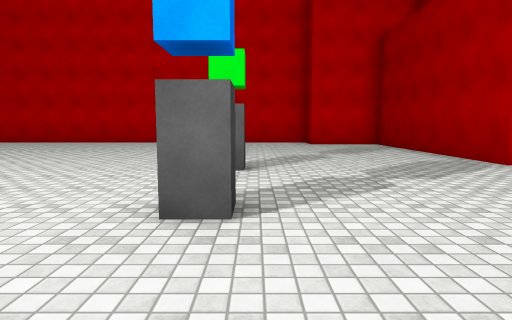
view 1 (above)

23 first-person views from a walk through a scene from a Unity 3-D project. The camera is 1.3 m above the floor, tilts 6° down and sees 75° across. The floor is counted in squares, 2 m on a side. Each view is taken from the middle of a square. On the plan, view 1 faces up. The plan holds only what a view shows up to about 10 squares ahead; the rest is blank. The place goes on beyond the plan. The player is left out. Surface patterns are stand-ins for the level's own textures.

view 2
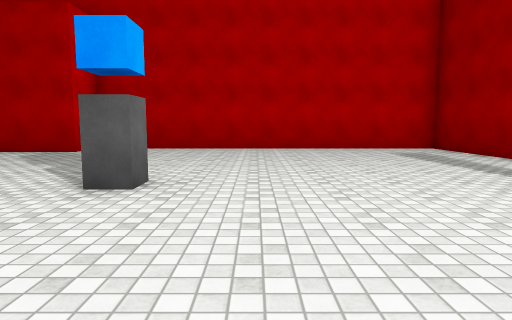

view 3
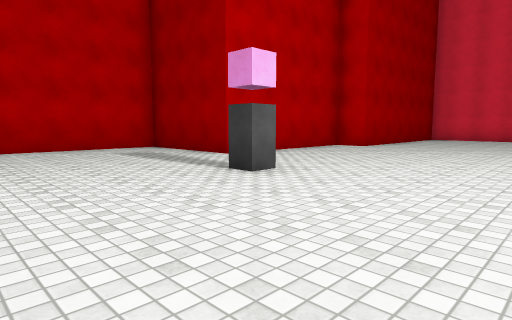

view 4
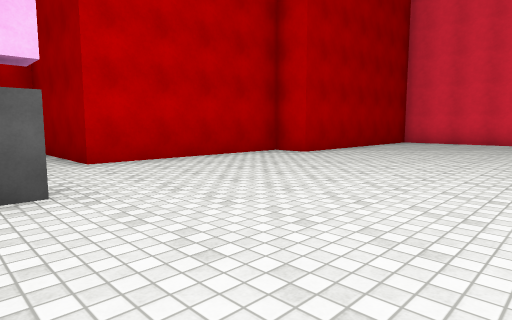

view 5
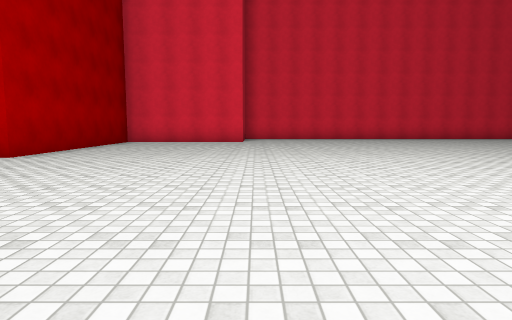

view 6
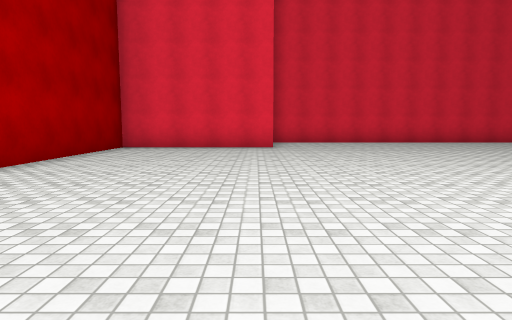

view 7
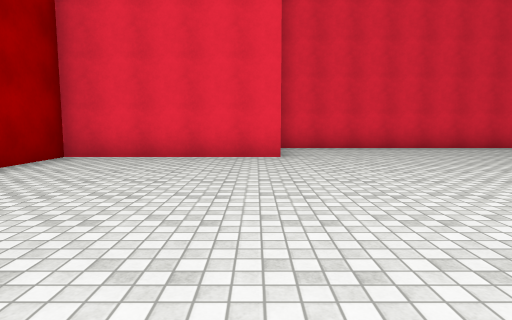

view 8
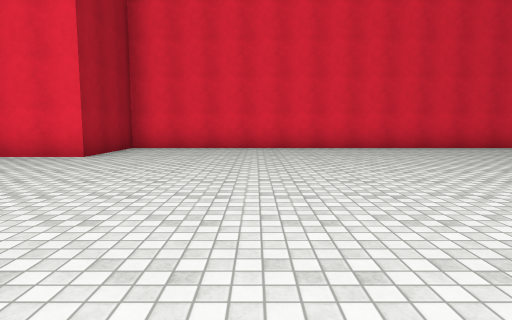

view 9
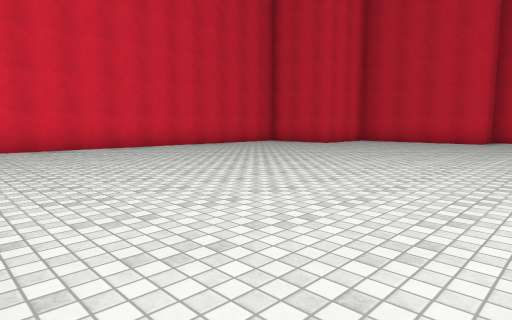

view 10
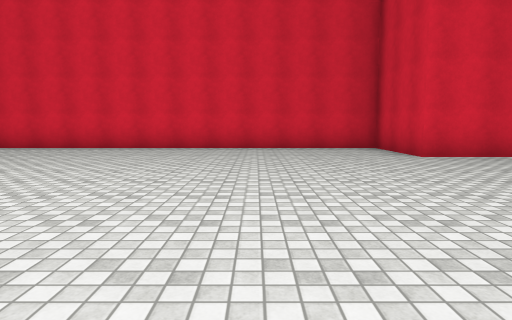

view 11
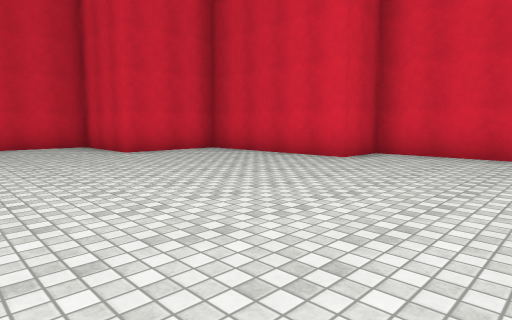

view 12
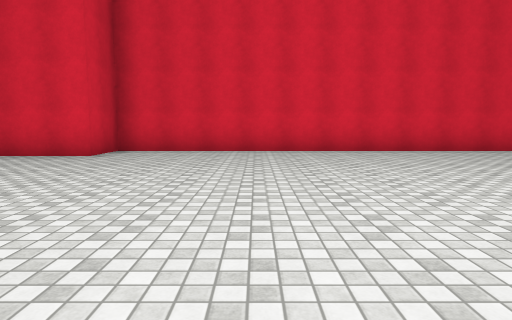

view 13
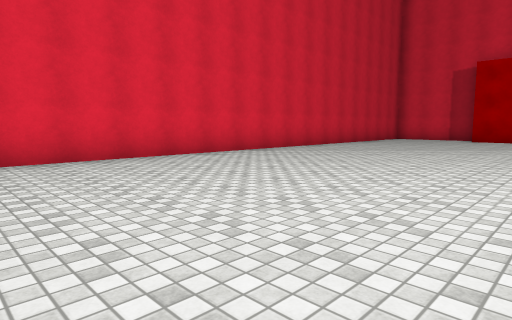

view 14
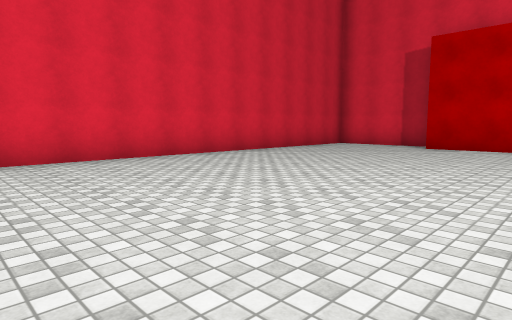

view 15
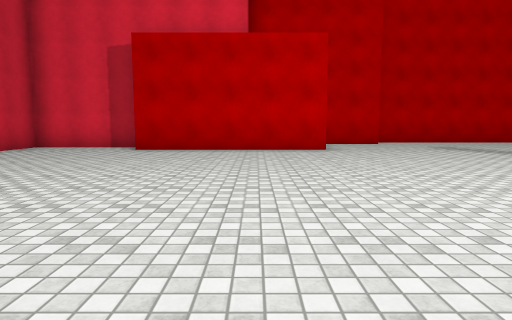

view 16
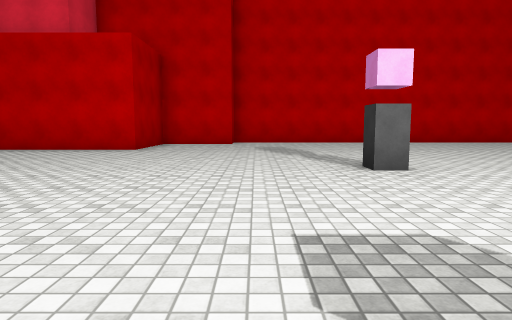

view 17
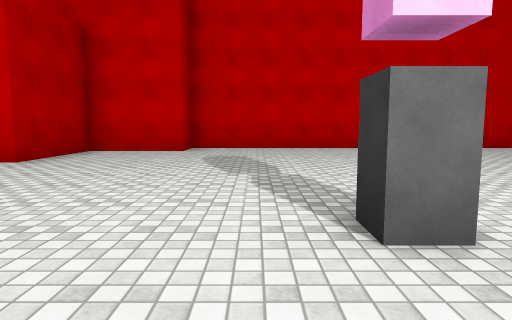

view 18
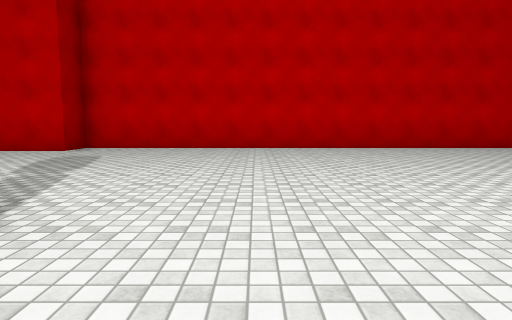

view 19
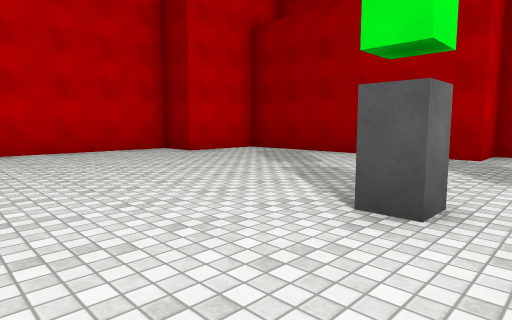

view 20
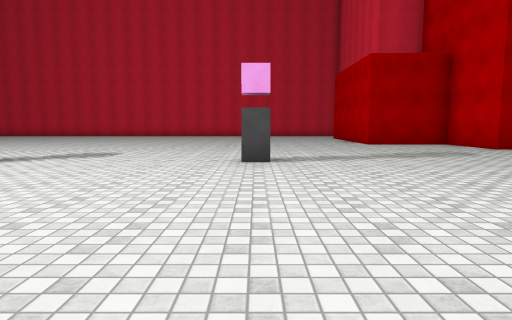

view 21
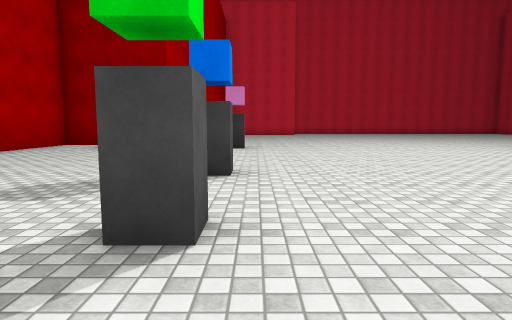

view 22
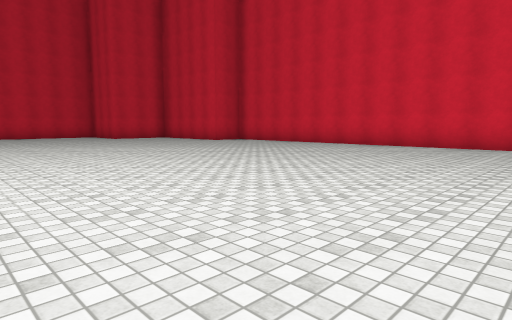

view 23
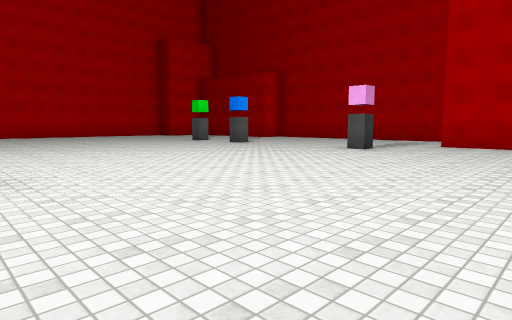

### Floor plan
Points are (right, up) in squares from view 1. A wall is a line through its corners. A room is listed if a view was taken in it or the views show most of it. See-through windows are left out.
Room 1 (views 1, 2, 3, 4, 5, 6, 7, 8, 9, 10, 11, 12, 13, 14, 15, 16, 17, 18, 19, 20, 21, 22, 23)
walls: (-19.4, 9.7) (-22.4, 9.7) (-22.4, -10.5) (-21, -10.5) (-21, -14.7) (-18.4, -14.7) (-18.4, -17.4) (-3.5, -17.4) (-3.5, -14.7) (0.9, -14.7) (0.9, -8.6) (1.8, -8.6) (1.8, -3.9) (5.2, -3.9) (5.2, 5.4) (4.1, 5.4) (4.1, 11.4) (1.8, 11.4) (1.8, 12.5) (-11.8, 12.5) (-11.8, 11.4) (-14.2, 11.4) (-14.2, 8.8) (-19.2, 8.8)
objects: other object (-9, 5); other object (-1, 5); other object (0, -3); other object (0, 2)

Where each view was taken, in squares from view 1:
view 1: 0 up, 0 right, facing up
view 2: 1 up, 4 left, facing right
view 3: 1 up, 4 left, facing down-right
view 4: 2 down, 4 left, facing down-right
view 5: 2 down, 4 left, facing down
view 6: 5 down, 3 left, facing down
view 7: 8 down, 3 left, facing down
view 8: 8 down, 7 left, facing down
view 9: 8 down, 8 left, facing down-left
view 10: 8 down, 15 left, facing down
view 11: 7 down, 15 left, facing down-left
view 12: 7 down, 14 left, facing left
view 13: 6 down, 16 left, facing up-left
view 14: 1 down, 16 left, facing up-left
view 15: 0 up, 16 left, facing up
view 16: 0 up, 11 left, facing up
view 17: 3 up, 10 left, facing up
view 18: 3 up, 7 left, facing up
view 19: 4 up, 3 left, facing up-right
view 20: 5 up, 3 left, facing left
view 21: 7 up, 1 left, facing down
view 22: 1 up, 12 left, facing down-left
view 23: 7 down, 9 left, facing up-right
